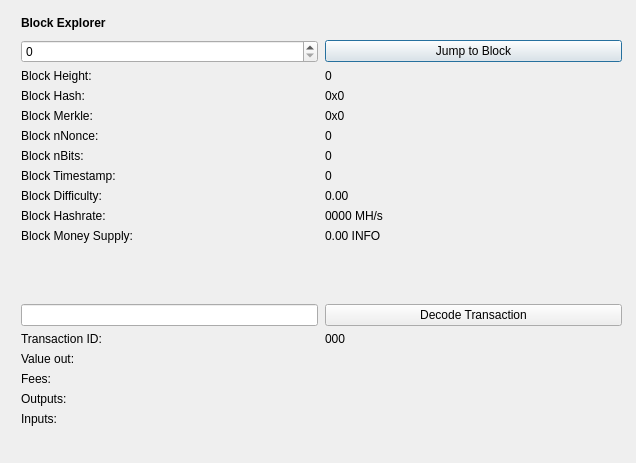
<?xml version="1.0" encoding="UTF-8"?>
<ui version="4.0">
 <class>BlockBrowser</class>
 <widget class="QDialog" name="BlockBrowser">
  <property name="windowModality">
   <enum>Qt::NonModal</enum>
  </property>
  <property name="enabled">
   <bool>true</bool>
  </property>
  <property name="geometry">
   <rect>
    <x>0</x>
    <y>0</y>
    <width>636</width>
    <height>463</height>
   </rect>
  </property>
  <property name="sizePolicy">
   <sizepolicy hsizetype="Preferred" vsizetype="Preferred">
    <horstretch>0</horstretch>
    <verstretch>0</verstretch>
   </sizepolicy>
  </property>
  <property name="minimumSize">
   <size>
    <width>0</width>
    <height>0</height>
   </size>
  </property>
  <property name="acceptDrops">
   <bool>false</bool>
  </property>
  <property name="windowTitle">
   <string>Testcoin Block Explorer</string>
  </property>
  <layout class="QGridLayout">
   <property name="sizeConstraint">
    <enum>QLayout::SetMaximumSize</enum>
   </property>
   <property name="leftMargin">
    <number>21</number>
   </property>
   <property name="topMargin">
    <number>10</number>
   </property>
   <property name="rightMargin">
    <number>10</number>
   </property>
   <item row="1" column="0">
    <widget class="QWidget" name="widget" native="true">
     <widget class="QWidget" name="layoutWidgetBE1">
      <property name="geometry">
       <rect>
        <x>0</x>
        <y>0</y>
        <width>601</width>
        <height>27</height>
       </rect>
      </property>
      <layout class="QHBoxLayout" name="horizontalLayoutBE">
       <property name="spacing">
        <number>7</number>
       </property>
       <item>
        <widget class="QLabel" name="labelBlockExplorer">
         <property name="sizePolicy">
          <sizepolicy hsizetype="Preferred" vsizetype="Maximum">
           <horstretch>0</horstretch>
           <verstretch>0</verstretch>
          </sizepolicy>
         </property>
         <property name="font">
          <font>
           <weight>75</weight>
           <bold>true</bold>
          </font>
         </property>
         <property name="styleSheet">
          <string notr="true">font-weight:bold;</string>
         </property>
         <property name="text">
          <string>Block Explorer</string>
         </property>
        </widget>
       </item>
       <item>
        <spacer name="horizontalSpacerBE">
         <property name="orientation">
          <enum>Qt::Horizontal</enum>
         </property>
         <property name="sizeHint" stdset="0">
          <size>
           <width>40</width>
           <height>20</height>
          </size>
         </property>
        </spacer>
       </item>
      </layout>
     </widget>
     <widget class="QWidget" name="layoutWidgetBE2">
      <property name="geometry">
       <rect>
        <x>0</x>
        <y>30</y>
        <width>601</width>
        <height>441</height>
       </rect>
      </property>
      <layout class="QGridLayout" name="gridLayoutBE" rowstretch="0,0,0,0,0,0,0,0,0,0,0,0,0,0,0,0,0,0,0,0" columnstretch="0,0">
       <property name="sizeConstraint">
        <enum>QLayout::SetDefaultConstraint</enum>
       </property>
       <property name="horizontalSpacing">
        <number>7</number>
       </property>
       <item row="8" column="1">
        <widget class="QLabel" name="timeBox">
         <property name="text">
          <string>0</string>
         </property>
         <property name="textInteractionFlags">
          <set>Qt::LinksAccessibleByMouse|Qt::TextSelectableByMouse</set>
         </property>
        </widget>
       </item>
       <item row="4" column="0">
        <widget class="QLabel" name="hashLabel">
         <property name="text">
          <string>Block Hash:</string>
         </property>
        </widget>
       </item>
       <item row="7" column="0">
        <widget class="QLabel" name="bitsLabel">
         <property name="text">
          <string>Block nBits:</string>
         </property>
        </widget>
       </item>
       <item row="5" column="1">
        <widget class="QLabel" name="merkleBox">
         <property name="minimumSize">
          <size>
           <width>187</width>
           <height>0</height>
          </size>
         </property>
         <property name="text">
          <string>0x0</string>
         </property>
         <property name="textInteractionFlags">
          <set>Qt::LinksAccessibleByMouse|Qt::TextSelectableByMouse</set>
         </property>
        </widget>
       </item>
       <item row="1" column="0">
        <widget class="QSpinBox" name="heightBox">
         <property name="sizePolicy">
          <sizepolicy hsizetype="Preferred" vsizetype="Fixed">
           <horstretch>0</horstretch>
           <verstretch>0</verstretch>
          </sizepolicy>
         </property>
         <property name="maximum">
          <number>99999999</number>
         </property>
        </widget>
       </item>
       <item row="10" column="1">
        <widget class="QLabel" name="hashRateBox">
         <property name="text">
          <string>0000 MH/s</string>
         </property>
         <property name="textInteractionFlags">
          <set>Qt::LinksAccessibleByMouse|Qt::TextSelectableByMouse</set>
         </property>
        </widget>
       </item>
       <item row="12" column="0">
        <spacer name="verticalSpacer_2">
         <property name="orientation">
          <enum>Qt::Vertical</enum>
         </property>
         <property name="sizeHint" stdset="0">
          <size>
           <width>20</width>
           <height>20</height>
          </size>
         </property>
        </spacer>
       </item>
       <item row="3" column="0">
        <widget class="QLabel" name="heightLabelBE2">
         <property name="text">
          <string>Block Height:</string>
         </property>
        </widget>
       </item>
       <item row="4" column="1">
        <widget class="QLabel" name="hashBox">
         <property name="enabled">
          <bool>true</bool>
         </property>
         <property name="sizePolicy">
          <sizepolicy hsizetype="Preferred" vsizetype="Preferred">
           <horstretch>0</horstretch>
           <verstretch>0</verstretch>
          </sizepolicy>
         </property>
         <property name="minimumSize">
          <size>
           <width>0</width>
           <height>0</height>
          </size>
         </property>
         <property name="text">
          <string>0x0</string>
         </property>
         <property name="textInteractionFlags">
          <set>Qt::LinksAccessibleByMouse|Qt::TextSelectableByMouse</set>
         </property>
        </widget>
       </item>
       <item row="5" column="0">
        <widget class="QLabel" name="merkleLabel">
         <property name="text">
          <string>Block Merkle:</string>
         </property>
        </widget>
       </item>
       <item row="6" column="0">
        <widget class="QLabel" name="nonceLabel">
         <property name="text">
          <string>Block nNonce:</string>
         </property>
        </widget>
       </item>
       <item row="3" column="1">
        <widget class="QLabel" name="heightLabelBE1">
         <property name="text">
          <string>0</string>
         </property>
         <property name="textInteractionFlags">
          <set>Qt::LinksAccessibleByMouse|Qt::TextSelectableByMouse</set>
         </property>
        </widget>
       </item>
       <item row="11" column="0">
        <widget class="QLabel" name="moneySupplyLabel">
         <property name="text">
          <string>Block Money Supply:</string>
         </property>
        </widget>
       </item>
       <item row="11" column="1">
        <widget class="QLabel" name="moneySupplyBox">
         <property name="text">
          <string>0.00 INFO</string>
         </property>
         <property name="textInteractionFlags">
          <set>Qt::LinksAccessibleByMouse|Qt::TextSelectableByMouse</set>
         </property>
        </widget>
       </item>
       <item row="1" column="1">
        <widget class="QPushButton" name="blockButton">
         <property name="styleSheet">
          <string notr="true"/>
         </property>
         <property name="text">
          <string>Jump to Block</string>
         </property>
        </widget>
       </item>
       <item row="13" column="0">
        <widget class="QLineEdit" name="txBox">
         <property name="sizePolicy">
          <sizepolicy hsizetype="Preferred" vsizetype="Fixed">
           <horstretch>0</horstretch>
           <verstretch>0</verstretch>
          </sizepolicy>
         </property>
         <property name="inputMask">
          <string comment="Transaction id" extracomment="Transaction id"/>
         </property>
        </widget>
       </item>
       <item row="13" column="1">
        <widget class="QPushButton" name="txButton">
         <property name="styleSheet">
          <string notr="true"/>
         </property>
         <property name="text">
          <string>Decode Transaction</string>
         </property>
        </widget>
       </item>
       <item row="14" column="0">
        <widget class="QLabel" name="txLabel">
         <property name="text">
          <string>Transaction ID:</string>
         </property>
        </widget>
       </item>
       <item row="15" column="1">
        <widget class="QLabel" name="valueBox">
         <property name="text">
          <string/>
         </property>
         <property name="textInteractionFlags">
          <set>Qt::LinksAccessibleByMouse|Qt::TextSelectableByMouse</set>
         </property>
        </widget>
       </item>
       <item row="7" column="1">
        <widget class="QLabel" name="bitsBox">
         <property name="text">
          <string>0</string>
         </property>
         <property name="textInteractionFlags">
          <set>Qt::LinksAccessibleByMouse|Qt::TextSelectableByMouse</set>
         </property>
        </widget>
       </item>
       <item row="6" column="1">
        <widget class="QLabel" name="nonceBox">
         <property name="text">
          <string>0</string>
         </property>
         <property name="textInteractionFlags">
          <set>Qt::LinksAccessibleByMouse|Qt::TextSelectableByMouse</set>
         </property>
        </widget>
       </item>
       <item row="9" column="1">
        <widget class="QLabel" name="diffBox">
         <property name="text">
          <string>0.00</string>
         </property>
         <property name="textInteractionFlags">
          <set>Qt::LinksAccessibleByMouse|Qt::TextSelectableByMouse</set>
         </property>
        </widget>
       </item>
       <item row="14" column="1">
        <widget class="QLabel" name="txID">
         <property name="text">
          <string>000</string>
         </property>
         <property name="textInteractionFlags">
          <set>Qt::LinksAccessibleByMouse|Qt::TextSelectableByMouse</set>
         </property>
        </widget>
       </item>
       <item row="10" column="0">
        <widget class="QLabel" name="hashRateLabel">
         <property name="text">
          <string>Block Hashrate:</string>
         </property>
        </widget>
       </item>
       <item row="15" column="0">
        <widget class="QLabel" name="valueLabel">
         <property name="text">
          <string>Value out:</string>
         </property>
        </widget>
       </item>
       <item row="8" column="0">
        <widget class="QLabel" name="timeLabel">
         <property name="text">
          <string>Block Timestamp:</string>
         </property>
        </widget>
       </item>
       <item row="9" column="0">
        <widget class="QLabel" name="diffLabel">
         <property name="text">
          <string>Block Difficulty:</string>
         </property>
        </widget>
       </item>
       <item row="17" column="1">
        <widget class="QLabel" name="outputBox">
         <property name="text">
          <string/>
         </property>
         <property name="alignment">
          <set>Qt::AlignLeading|Qt::AlignLeft|Qt::AlignTop</set>
         </property>
         <property name="textInteractionFlags">
          <set>Qt::LinksAccessibleByMouse|Qt::TextSelectableByMouse</set>
         </property>
        </widget>
       </item>
       <item row="19" column="0">
        <spacer name="verticalSpacer">
         <property name="orientation">
          <enum>Qt::Vertical</enum>
         </property>
         <property name="sizeHint" stdset="0">
          <size>
           <width>20</width>
           <height>40</height>
          </size>
         </property>
        </spacer>
       </item>
       <item row="16" column="1">
        <widget class="QLabel" name="feesBox">
         <property name="text">
          <string/>
         </property>
         <property name="textInteractionFlags">
          <set>Qt::LinksAccessibleByMouse|Qt::TextSelectableByMouse</set>
         </property>
        </widget>
       </item>
       <item row="18" column="0">
        <widget class="QLabel" name="inputLabel">
         <property name="text">
          <string>Inputs:</string>
         </property>
         <property name="alignment">
          <set>Qt::AlignLeading|Qt::AlignLeft|Qt::AlignTop</set>
         </property>
        </widget>
       </item>
       <item row="17" column="0">
        <widget class="QLabel" name="outputLabel">
         <property name="text">
          <string>Outputs:</string>
         </property>
         <property name="alignment">
          <set>Qt::AlignLeading|Qt::AlignLeft|Qt::AlignTop</set>
         </property>
        </widget>
       </item>
       <item row="18" column="1">
        <widget class="QLabel" name="inputBox">
         <property name="text">
          <string/>
         </property>
         <property name="alignment">
          <set>Qt::AlignLeading|Qt::AlignLeft|Qt::AlignTop</set>
         </property>
         <property name="textInteractionFlags">
          <set>Qt::LinksAccessibleByMouse|Qt::TextSelectableByMouse</set>
         </property>
        </widget>
       </item>
       <item row="16" column="0">
        <widget class="QLabel" name="feesLabel">
         <property name="text">
          <string>Fees:</string>
         </property>
        </widget>
       </item>
      </layout>
     </widget>
    </widget>
   </item>
  </layout>
 </widget>
 <resources/>
 <connections/>
</ui>
